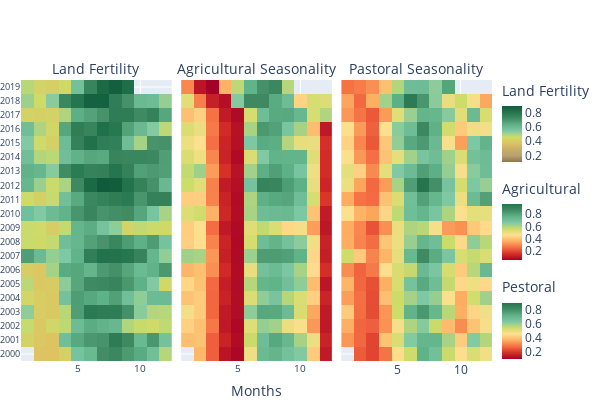

Notebook cell for this chart:
### Code cell
fig = make_subplots(rows = 1, cols =3, shared_yaxes=True, horizontal_spacing=0.02, subplot_titles=("Land Fertility", "Agricultural Seasonality","Pastoral Seasonality"))

fig.append_trace(go.Heatmap(
    x=ndvi_norm['Chepareria'].index.month,
    y=ndvi_norm['Chepareria'].index.year,
    z=ndvi_norm['Chepareria'],
    colorscale=[[0.0, "rgb(140,119,75)"],
                [0.1111111111111111, "rgb(186,160,113)"],
                [0.2222222222222222, "rgb(197,174,105)"],
                [0.3333333333333333, "rgb(223,194,97)"],
                [0.4444444444444444, "rgb(205,220,105)"],
                [0.5555555555555556, "rgb(125,200,165)"],
                [0.6666666666666666, "rgb(95,177,135)"],
                [0.7777777777777778, "rgb(66,140,100)"],
                [0.8888888888888888, "rgb(36,117,78)"],
                [1.0, "rgb(16,91,59)"]],
    colorbar=dict(title="Land Fertility", x=1, y=0.85, lenmode="pixels", len = 100, thickness=20),
    zmid = 0.5
), row=1, col=1)

fig.append_trace(go.Heatmap(
    x = agri_seasonality['Chepareria'].index.month,
    y = agri_seasonality['Chepareria'].index.year,
    z = agri_seasonality['Chepareria'], 
    colorscale=[[0.0, "rgb(165,0,38)"],
                [0.1111111111111111, "rgb(215,48,39)"],
                [0.2222222222222222, "rgb(244,109,67)"],
                [0.3333333333333333, "rgb(253,174,97)"],
                [0.4444444444444444, "rgb(254,224,144)"],
                [0.5555555555555556, "rgb(205,220,105)"],
                [0.6666666666666666, "rgb(125,200,165)"],
                [0.7777777777777778, "rgb(95,177,135)"],
                [0.8888888888888888, "rgb(66,140,100)"],
                [1.0, "rgb(36,117,78)"]],
    colorbar=dict(title="Agricultural",x=1, y=0.5, lenmode="pixels", len = 100, thickness=20),
    zmid = 0.5
    ), row=1, col=2)

fig.append_trace(go.Heatmap(
    x=past_seasonality['Chepareria'].index.month,
    y=past_seasonality['Chepareria'].index.year,
    z=past_seasonality['Chepareria'],
    colorscale=[[0.0, "rgb(165,0,38)"],
                [0.1111111111111111, "rgb(215,48,39)"],
                [0.2222222222222222, "rgb(244,109,67)"],
                [0.3333333333333333, "rgb(253,174,97)"],
                [0.4444444444444444, "rgb(254,224,144)"],
                [0.5555555555555556, "rgb(205,220,105)"],
                [0.6666666666666666, "rgb(125,200,165)"],
                [0.7777777777777778, "rgb(95,177,135)"],
                [0.8888888888888888, "rgb(66,140,100)"],
                [1.0, "rgb(36,117,78)"]],
    colorbar=dict(title="Pestoral", x=1, y=0.15, lenmode="pixels", len = 100, thickness=20),
    zmid = 0.5
), row=1, col=3)

for i in fig['layout']['annotations']:
    i['font'] = dict(size=13.5)

fig.update_layout(
    height = 400,
    width = 600,
    margin= dict(l=0, r=20, t=80, b=10),
    xaxis = dict(
        tickfont=dict(
            size=10
        )
    ),
    xaxis2 = dict(
        title = 'Months',
        tickfont=dict(
            size=10
        )
    ),
    yaxis = dict(
        type = 'category',
        tickfont=dict(
            size=9
        )
    ),
    title= { 
#         'text':'Chepareria Seasonality',
        'y':0.92,
        'x':0.5,
        'xanchor': 'center',
        'yanchor': 'top'}
)

fig.show()

### Figure 1 — Plotly figure (JSON) as saved in the notebook; plotly's stock layout.template omitted (floating-point values rounded to 4 significant figures; data arrays with more than 128 entries replaced by an {"elided": "..."} marker saying what was removed)
{"data": [{"colorbar": {"len": 100, "lenmode": "pixels", "thickness": 20, "title": {"text": "Land Fertility"}, "x": 1, "y": 0.85}, "colorscale": [[0, "rgb(140,119,75)"], [0.1111, "rgb(186,160,113)"], [0.2222, "rgb(197,174,105)"], [0.3333, "rgb(223,194,97)"], [0.4444, "rgb(205,220,105)"], [0.5556, "rgb(125,200,165)"], [0.6667, "rgb(95,177,135)"], [0.7778, "rgb(66,140,100)"], [0.8889, "rgb(36,117,78)"], [1, "rgb(16,91,59)"]], "type": "heatmap", "x": {"elided": "236 int values"}, "xaxis": "x", "y": {"elided": "236 int values"}, "yaxis": "y", "z": {"elided": "236 float values"}, "zmid": 0.5}, {"colorbar": {"len": 100, "lenmode": "pixels", "thickness": 20, "title": {"text": "Agricultural"}, "x": 1, "y": 0.5}, "colorscale": [[0, "rgb(165,0,38)"], [0.1111, "rgb(215,48,39)"], [0.2222, "rgb(244,109,67)"], [0.3333, "rgb(253,174,97)"], [0.4444, "rgb(254,224,144)"], [0.5556, "rgb(205,220,105)"], [0.6667, "rgb(125,200,165)"], [0.7778, "rgb(95,177,135)"], [0.8889, "rgb(66,140,100)"], [1, "rgb(36,117,78)"]], "type": "heatmap", "x": {"elided": "236 int values"}, "xaxis": "x2", "y": {"elided": "236 int values"}, "yaxis": "y2", "z": {"elided": "236 float values"}, "zmid": 0.5}, {"colorbar": {"len": 100, "lenmode": "pixels", "thickness": 20, "title": {"text": "Pestoral"}, "x": 1, "y": 0.15}, "colorscale": [[0, "rgb(165,0,38)"], [0.1111, "rgb(215,48,39)"], [0.2222, "rgb(244,109,67)"], [0.3333, "rgb(253,174,97)"], [0.4444, "rgb(254,224,144)"], [0.5556, "rgb(205,220,105)"], [0.6667, "rgb(125,200,165)"], [0.7778, "rgb(95,177,135)"], [0.8889, "rgb(66,140,100)"], [1, "rgb(36,117,78)"]], "type": "heatmap", "x": {"elided": "236 int values"}, "xaxis": "x3", "y": {"elided": "236 int values"}, "yaxis": "y3", "z": {"elided": "236 float values"}, "zmid": 0.5}], "layout": {"annotations": [{"font": {"size": 13.5}, "showarrow": false, "text": "Land Fertility", "x": 0.16, "xanchor": "center", "xref": "paper", "y": 1, "yanchor": "bottom", "yref": "paper"}, {"font": {"size": 13.5}, "showarrow": false, "text": "Agricultural Seasonality", "x": 0.5, "xanchor": "center", "xref": "paper", "y": 1, "yanchor": "bottom", "yref": "paper"}, {"font": {"size": 13.5}, "showarrow": false, "text": "Pastoral Seasonality", "x": 0.84, "xanchor": "center", "xref": "paper", "y": 1, "yanchor": "bottom", "yref": "paper"}], "height": 400, "margin": {"b": 10, "l": 0, "r": 20, "t": 80}, "title": {"x": 0.5, "xanchor": "center", "y": 0.92, "yanchor": "top"}, "width": 600, "xaxis": {"anchor": "y", "domain": [0, 0.32], "tickfont": {"size": 10}}, "xaxis2": {"anchor": "y2", "domain": [0.34, 0.66], "tickfont": {"size": 10}, "title": {"text": "Months"}}, "xaxis3": {"anchor": "y3", "domain": [0.68, 1]}, "yaxis": {"anchor": "x", "domain": [0, 1], "tickfont": {"size": 9}, "type": "category"}, "yaxis2": {"anchor": "x2", "domain": [0, 1], "matches": "y", "showticklabels": false}, "yaxis3": {"anchor": "x3", "domain": [0, 1], "matches": "y", "showticklabels": false}}}
